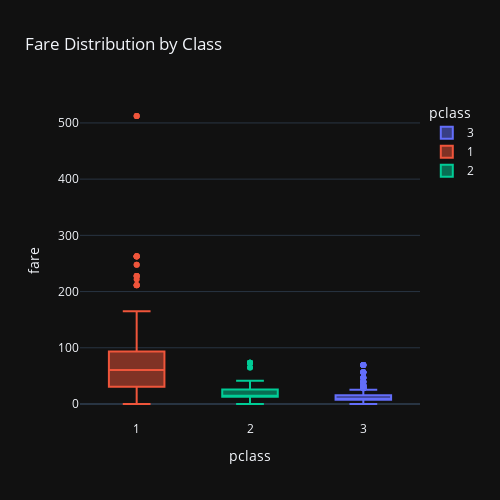

The notebook cell saved with this chart:
### Code cell
px.box(df,x='pclass',y='fare',color='pclass',
       title='Fare Distribution by Class', template='plotly_dark',
       width=500, height=500)

### Figure 1 — Plotly figure (JSON) as saved in the notebook; plotly's stock layout.template omitted (floating-point values rounded to 4 significant figures; data arrays with more than 128 entries replaced by an {"elided": "..."} marker saying what was removed)
{"data": [{"alignmentgroup": "True", "hovertemplate": "pclass=%{x}<br>fare=%{y}<extra></extra>", "legendgroup": "3", "marker": {"color": "#636efa"}, "name": "3", "notched": false, "offsetgroup": "3", "orientation": "v", "showlegend": true, "type": "box", "x": {"elided": "491 int values"}, "x0": " ", "xaxis": "x", "y": {"elided": "491 float values"}, "y0": " ", "yaxis": "y"}, {"alignmentgroup": "True", "hovertemplate": "pclass=%{x}<br>fare=%{y}<extra></extra>", "legendgroup": "1", "marker": {"color": "#EF553B"}, "name": "1", "notched": false, "offsetgroup": "1", "orientation": "v", "showlegend": true, "type": "box", "x": {"elided": "216 int values"}, "x0": " ", "xaxis": "x", "y": {"elided": "216 float values"}, "y0": " ", "yaxis": "y"}, {"alignmentgroup": "True", "hovertemplate": "pclass=%{x}<br>fare=%{y}<extra></extra>", "legendgroup": "2", "marker": {"color": "#00cc96"}, "name": "2", "notched": false, "offsetgroup": "2", "orientation": "v", "showlegend": true, "type": "box", "x": {"elided": "184 int values"}, "x0": " ", "xaxis": "x", "y": {"elided": "184 float values"}, "y0": " ", "yaxis": "y"}], "layout": {"boxmode": "overlay", "height": 500, "legend": {"title": {"text": "pclass"}, "tracegroupgap": 0}, "title": {"text": "Fare Distribution by Class"}, "width": 500, "xaxis": {"anchor": "y", "categoryarray": [3, 1, 2], "categoryorder": "array", "domain": [0, 1], "title": {"text": "pclass"}}, "yaxis": {"anchor": "x", "domain": [0, 1], "title": {"text": "fare"}}}}
